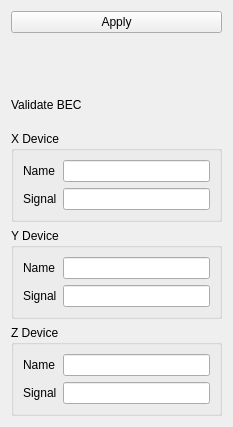
<?xml version="1.0" encoding="UTF-8"?>
<ui version="4.0">
    <class>Form</class>
    <widget class="QWidget" name="Form">
        <property name="geometry">
            <rect>
                <x>0</x>
                <y>0</y>
                <width>233</width>
                <height>427</height>
            </rect>
        </property>
        <property name="maximumSize">
            <size>
                <width>16777215</width>
                <height>427</height>
            </size>
        </property>
        <property name="windowTitle">
            <string>Form</string>
        </property>
        <layout class="QVBoxLayout" name="verticalLayout">
            <item>
                <widget class="QPushButton" name="button_apply">
                    <property name="text">
                        <string>Apply</string>
                    </property>
                </widget>
            </item>
            <item>
                <widget class="BECColorMapWidget" name="color_map"/>
            </item>
            <item>
                <layout class="QHBoxLayout" name="horizontalLayout">
                    <item>
                        <widget class="QLabel" name="label_7">
                            <property name="text">
                                <string>Validate BEC</string>
                            </property>
                        </widget>
                    </item>
                    <item>
                        <widget class="ToggleSwitch" name="validate_bec"/>
                    </item>
                </layout>
            </item>
            <item>
                <widget class="QGroupBox" name="groupBox">
                    <property name="title">
                        <string>X Device</string>
                    </property>
                    <layout class="QGridLayout" name="gridLayout">
                        <item row="0" column="0">
                            <widget class="QLabel" name="label">
                                <property name="text">
                                    <string>Name</string>
                                </property>
                            </widget>
                        </item>
                        <item row="0" column="1">
                            <widget class="DeviceLineEdit" name="x_name"/>
                        </item>
                        <item row="1" column="0">
                            <widget class="QLabel" name="label_2">
                                <property name="text">
                                    <string>Signal</string>
                                </property>
                            </widget>
                        </item>
                        <item row="1" column="1">
                            <widget class="QLineEdit" name="x_entry"/>
                        </item>
                    </layout>
                </widget>
            </item>
            <item>
                <widget class="QGroupBox" name="groupBox_2">
                    <property name="title">
                        <string>Y Device</string>
                    </property>
                    <layout class="QGridLayout" name="gridLayout_2">
                        <item row="0" column="0">
                            <widget class="QLabel" name="label_3">
                                <property name="text">
                                    <string>Name</string>
                                </property>
                            </widget>
                        </item>
                        <item row="0" column="1">
                            <widget class="DeviceLineEdit" name="y_name"/>
                        </item>
                        <item row="1" column="0">
                            <widget class="QLabel" name="label_4">
                                <property name="text">
                                    <string>Signal</string>
                                </property>
                            </widget>
                        </item>
                        <item row="1" column="1">
                            <widget class="QLineEdit" name="y_entry"/>
                        </item>
                    </layout>
                </widget>
            </item>
            <item>
                <widget class="QGroupBox" name="groupBox_3">
                    <property name="title">
                        <string>Z Device</string>
                    </property>
                    <layout class="QGridLayout" name="gridLayout_3">
                        <item row="0" column="0">
                            <widget class="QLabel" name="label_5">
                                <property name="text">
                                    <string>Name</string>
                                </property>
                            </widget>
                        </item>
                        <item row="0" column="1">
                            <widget class="DeviceLineEdit" name="z_name"/>
                        </item>
                        <item row="1" column="0">
                            <widget class="QLabel" name="label_6">
                                <property name="text">
                                    <string>Signal</string>
                                </property>
                            </widget>
                        </item>
                        <item row="1" column="1">
                            <widget class="QLineEdit" name="z_entry"/>
                        </item>
                    </layout>
                </widget>
            </item>
        </layout>
    </widget>
    <customwidgets>
        <customwidget>
            <class>DeviceLineEdit</class>
            <extends>QLineEdit</extends>
            <header>device_line_edit</header>
        </customwidget>
        <customwidget>
            <class>ToggleSwitch</class>
            <extends>QWidget</extends>
            <header>toggle_switch</header>
        </customwidget>
        <customwidget>
            <class>BECColorMapWidget</class>
            <extends>QWidget</extends>
            <header>bec_color_map_widget</header>
        </customwidget>
    </customwidgets>
    <resources/>
    <connections>
        <connection>
            <sender>x_name</sender>
            <signal>textChanged(QString)</signal>
            <receiver>x_entry</receiver>
            <slot>clear()</slot>
            <hints>
                <hint type="sourcelabel">
                    <x>156</x>
                    <y>123</y>
                </hint>
                <hint type="destinationlabel">
                    <x>158</x>
                    <y>157</y>
                </hint>
            </hints>
        </connection>
        <connection>
            <sender>y_name</sender>
            <signal>textChanged(QString)</signal>
            <receiver>y_entry</receiver>
            <slot>clear()</slot>
            <hints>
                <hint type="sourcelabel">
                    <x>116</x>
                    <y>229</y>
                </hint>
                <hint type="destinationlabel">
                    <x>116</x>
                    <y>251</y>
                </hint>
            </hints>
        </connection>
        <connection>
            <sender>z_name</sender>
            <signal>textChanged(QString)</signal>
            <receiver>z_entry</receiver>
            <slot>clear()</slot>
            <hints>
                <hint type="sourcelabel">
                    <x>110</x>
                    <y>326</y>
                </hint>
                <hint type="destinationlabel">
                    <x>110</x>
                    <y>352</y>
                </hint>
            </hints>
        </connection>
    </connections>
</ui>
